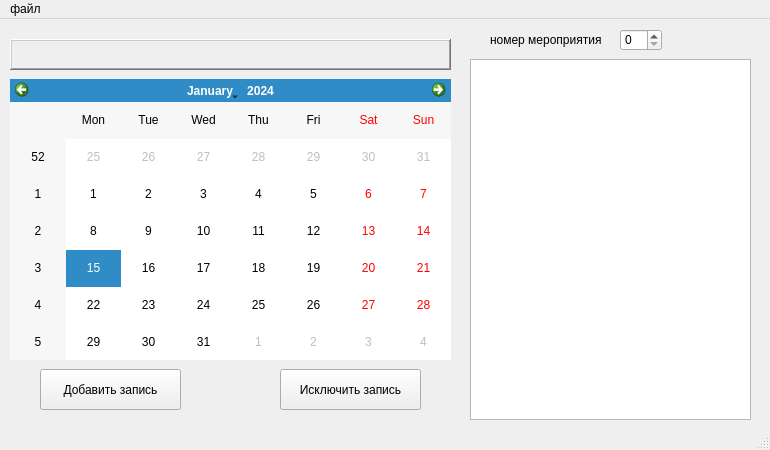
<?xml version="1.0" encoding="UTF-8"?>
<ui version="4.0">
 <class>MainWindow</class>
 <widget class="QMainWindow" name="MainWindow">
  <property name="geometry">
   <rect>
    <x>0</x>
    <y>0</y>
    <width>770</width>
    <height>450</height>
   </rect>
  </property>
  <property name="minimumSize">
   <size>
    <width>770</width>
    <height>450</height>
   </size>
  </property>
  <property name="maximumSize">
   <size>
    <width>770</width>
    <height>450</height>
   </size>
  </property>
  <property name="windowTitle">
   <string>MainWindow</string>
  </property>
  <widget class="QWidget" name="centralwidget">
   <widget class="QCalendarWidget" name="calendarWidget">
    <property name="geometry">
     <rect>
      <x>10</x>
      <y>60</y>
      <width>441</width>
      <height>281</height>
     </rect>
    </property>
   </widget>
   <widget class="QPushButton" name="addEvent">
    <property name="geometry">
     <rect>
      <x>40</x>
      <y>350</y>
      <width>141</width>
      <height>41</height>
     </rect>
    </property>
    <property name="text">
     <string>Добавить запись</string>
    </property>
   </widget>
   <widget class="QPushButton" name="deleteEvent">
    <property name="geometry">
     <rect>
      <x>280</x>
      <y>350</y>
      <width>141</width>
      <height>41</height>
     </rect>
    </property>
    <property name="text">
     <string>Исключить запись</string>
    </property>
   </widget>
   <widget class="QLabel" name="fileName">
    <property name="geometry">
     <rect>
      <x>10</x>
      <y>20</y>
      <width>441</width>
      <height>31</height>
     </rect>
    </property>
    <property name="font">
     <font>
      <pointsize>10</pointsize>
      <weight>75</weight>
      <bold>true</bold>
     </font>
    </property>
    <property name="frameShape">
     <enum>QFrame::WinPanel</enum>
    </property>
    <property name="frameShadow">
     <enum>QFrame::Raised</enum>
    </property>
    <property name="text">
     <string/>
    </property>
   </widget>
   <widget class="QTextBrowser" name="textBrowser">
    <property name="geometry">
     <rect>
      <x>470</x>
      <y>40</y>
      <width>281</width>
      <height>361</height>
     </rect>
    </property>
   </widget>
   <widget class="QLabel" name="label_3">
    <property name="geometry">
     <rect>
      <x>490</x>
      <y>10</y>
      <width>151</width>
      <height>21</height>
     </rect>
    </property>
    <property name="text">
     <string>номер мероприятия</string>
    </property>
   </widget>
   <widget class="QSpinBox" name="spinBox">
    <property name="geometry">
     <rect>
      <x>620</x>
      <y>10</y>
      <width>42</width>
      <height>22</height>
     </rect>
    </property>
    <property name="buttonSymbols">
     <enum>QAbstractSpinBox::UpDownArrows</enum>
    </property>
   </widget>
  </widget>
  <widget class="QMenuBar" name="menubar">
   <property name="geometry">
    <rect>
     <x>0</x>
     <y>0</y>
     <width>770</width>
     <height>21</height>
    </rect>
   </property>
   <widget class="QMenu" name="menu">
    <property name="title">
     <string>файл</string>
    </property>
    <addaction name="open"/>
    <addaction name="saveHow"/>
    <addaction name="create"/>
    <addaction name="info"/>
   </widget>
   <addaction name="menu"/>
  </widget>
  <widget class="QStatusBar" name="statusbar"/>
  <action name="open">
   <property name="text">
    <string>Открыть план</string>
   </property>
  </action>
  <action name="create">
   <property name="text">
    <string>Создать новый план</string>
   </property>
  </action>
  <action name="info">
   <property name="text">
    <string>Версия программы</string>
   </property>
   <property name="shortcut">
    <string>`</string>
   </property>
  </action>
  <action name="saveHow">
   <property name="text">
    <string>Сохранить как</string>
   </property>
   <property name="shortcut">
    <string>Ctrl+S</string>
   </property>
  </action>
 </widget>
 <resources/>
 <connections/>
</ui>
